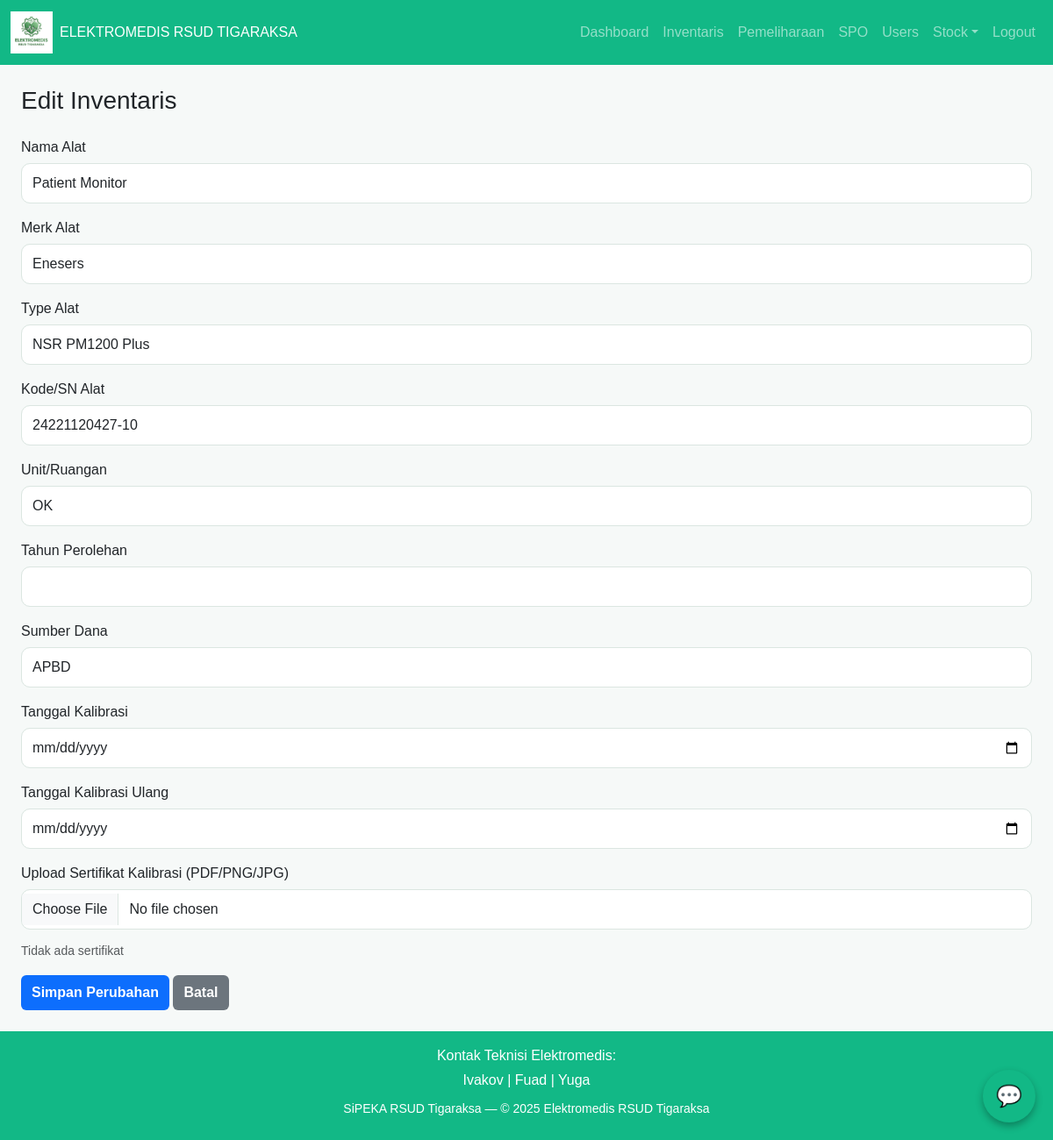
Screenshot of /admin/inventory/129/edit (signed in) with the database file from the repository.
### tables this page shows
CREATE TABLE inventory(
            id INTEGER PRIMARY KEY AUTOINCREMENT,
            alat_nama TEXT,
            alat_merk TEXT,
            alat_tipe TEXT,
            alat_sn TEXT,
            ruangan TEXT,
            tahun_perolehan INTEGER,
            sumber_dana TEXT,
            tgl_kalibrasi TEXT,
            tgl_jatuh_tempo TEXT,
            sertifikat_path TEXT
        );

### app.py (the view)
@app.get("/admin/inventory/<int:iid>/edit")
def admin_inventory_edit(iid):
    if not session.get("user") or session["user"]["role"] != "admin":
        return abort(403)
    with db() as conn:
        item = conn.execute("SELECT * FROM inventory WHERE id=?", (iid,)).fetchone()
    if not item:
        return abort(404)
    sertifikat_url = url_for('static', filename=item['sertifikat_path']) if item['sertifikat_path'] else None
    return render_template("admin_inventory_edit.html",
                           item=item,
                           sertifikat_url=sertifikat_url,
                           BRAND=BRAND,
                           user=session.get("user"))

### app.py (called while the page is built)
@app.context_processor
def inject_user():
    if 'user' in session:
        return {'user': session['user']}
    return {'user': None}

def db():
    conn = sqlite3.connect(DB_PATH)
    conn.row_factory = sqlite3.Row
    return conn

### templates/admin_inventory_edit.html
{% extends "base.html" %}
{% block content %}
<h3 class="mb-4">Edit Inventaris</h3>
<form method="post" enctype="multipart/form-data" onsubmit="return confirm('Simpan perubahan inventaris ini?');">
  <div class="mb-3">
    <label>Nama Alat</label>
    <input type="text" name="alat_nama" class="form-control" value="{{ item['alat_nama'] }}" required>
  </div>
  <div class="mb-3">
    <label>Merk Alat</label>
    <input type="text" name="alat_merk" class="form-control" value="{{ item['alat_merk'] }}">
  </div>
  <div class="mb-3">
    <label>Type Alat</label>
    <input type="text" name="alat_tipe" class="form-control" value="{{ item['alat_tipe'] }}">
  </div>
  <div class="mb-3">
    <label>Kode/SN Alat</label>
    <input type="text" name="alat_sn" class="form-control" value="{{ item['alat_sn'] }}">
  </div>
  <div class="mb-3">
    <label>Unit/Ruangan</label>
    <input type="text" name="ruangan" class="form-control" value="{{ item['ruangan'] }}">
  </div>
  <div class="mb-3">
    <label>Tahun Perolehan</label>
    <input type="number" name="tahun_perolehan" class="form-control" min="1900" max="2099" value="{{ item['tahun_perolehan'] }}">
  </div>
  <div class="mb-3">
    <label>Sumber Dana</label>
    <input type="text" name="sumber_dana" class="form-control" value="{{ item['sumber_dana'] }}">
  </div>
  <div class="mb-3">
    <label>Tanggal Kalibrasi</label>
    <input type="date" name="tgl_kalibrasi" class="form-control" value="{{ item['tgl_kalibrasi'] }}">
  </div>
  <div class="mb-3">
    <label>Tanggal Kalibrasi Ulang</label>
    <input type="date" name="tgl_jatuh_tempo" class="form-control" value="{{ item['tgl_jatuh_tempo'] }}">
  </div>
  <div class="mb-3">
    <label>Upload Sertifikat Kalibrasi (PDF/PNG/JPG)</label>
    <input type="file" name="sertifikat" class="form-control" accept=".pdf,.jpg,.jpeg,.png">
    {% if sertifikat_url %}
  <div class="mt-2">
    <small>File sekarang: </small>
    {% set ext = sertifikat_url.split('.')[-1].lower() %}
    {% if ext in ['jpg','jpeg','png'] %}
      <div>
        <a href="{{ sertifikat_url }}" target="_blank">
          <img src="{{ sertifikat_url }}" alt="Sertifikat"
               style="max-width:200px; max-height:150px; border:1px solid #ccc;">
        </a>
      </div>
    {% elif ext == 'pdf' %}
      <div>
        <a href="{{ sertifikat_url }}" target="_blank" class="btn btn-sm btn-primary">Lihat PDF</a>
      </div>
    {% endif %}
  </div>
{% else %}
  <small class="text-muted">Tidak ada sertifikat</small>
{% endif %}
  </div>
  <button type="submit" class="btn btn-primary">Simpan Perubahan</button>
  <a href="{{ url_for('admin_inventory') }}" class="btn btn-secondary">Batal</a>
</form>
{% endblock %}

### static/css/style.css (style rules this page uses)
:root { --brand-primary: #2e7d32; --brand-secondary: #4caf50; --brand-dark: #0B5C49; }
body { background-color: #f6f9f8; font-family: Arial, sans-serif; }
.btn { padding: 8px 12px; border-radius: 6px; border: none; cursor: pointer; font-weight: 600; }
input[type=text],input[type=password],input[type=date],input[type=number], textarea,select,input[type=file] { width:100%; padding:10px 12px; border:1px solid #dbe6e1; border-radius:10px; margin-top:6px; margin-bottom:12px; }

### templates/base.html (style rules this page uses)
body { display: flex; flex-direction: column; min-height: 100vh; }

### rows the page displays
inventory: alat_nama "Patient Monitor", alat_merk "Enesers", alat_tipe "NSR PM1200 Plus", alat_sn "24221120427-10", ruangan "OK", sumber_dana "APBD"
